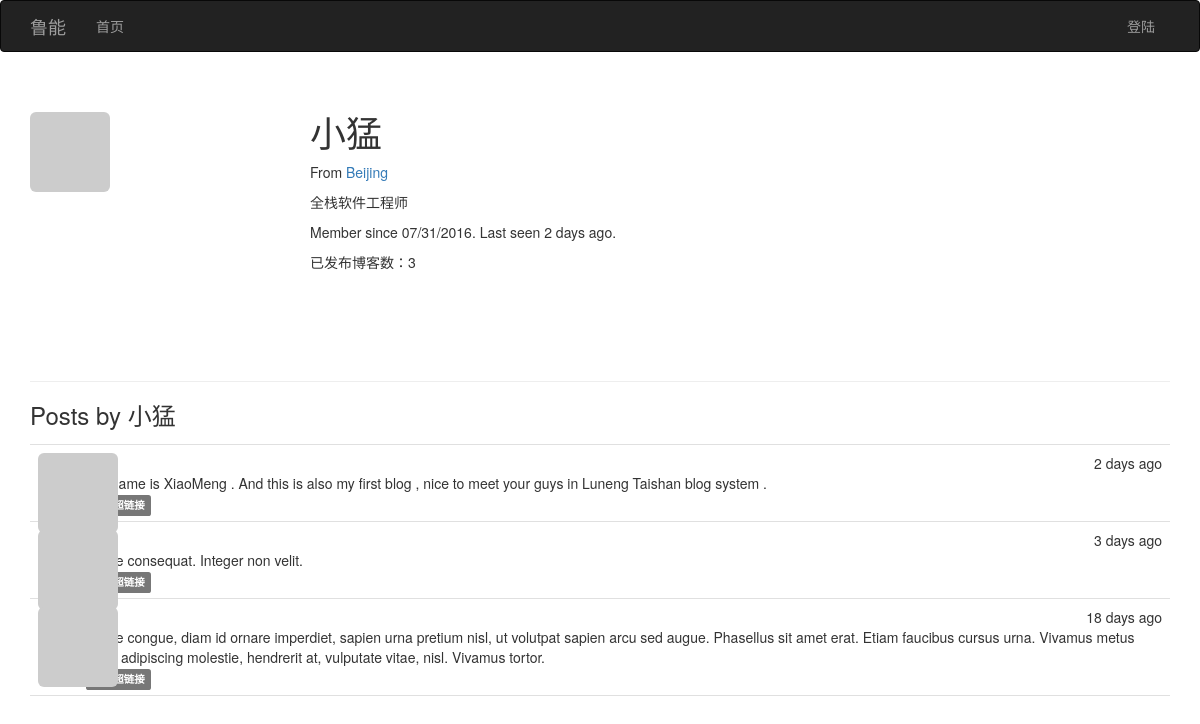
Before: /user/小猛 with the older database file.
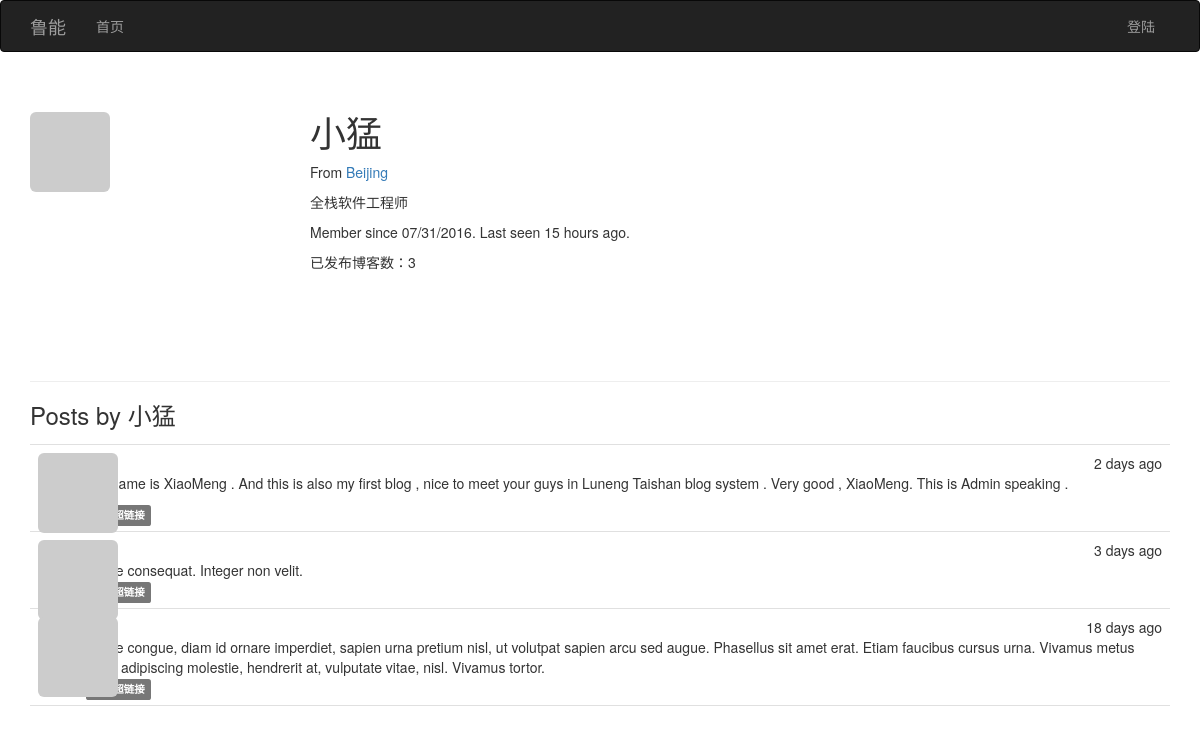
After: the same page with the newer database file.
### app/models.py (models this page shows, shortened)
class User(UserMixin,db.Model):
    __tablename__='users'
    id=db.Column(db.Integer,primary_key=True)
    email=db.Column(db.String(64),unique=True,index=True)
    username=db.Column(db.String(64),unique=True,index=True)
    password_hash=db.Column(db.String(128))
    role_id=db.Column(db.Integer,db.ForeignKey('roles.id'))
    name=db.Column(db.String(64))
    location=db.Column(db.String(64))
    about_me=db.Column(db.Text())
    member_since=db.Column(db.DateTime(),default=datetime.utcnow)
    last_seen=db.Column(db.DateTime(),default=datetime.utcnow)
    avatar_hash=db.Column(db.String(32))
    posts=db.relationship('Post',backref='author',lazy='dynamic')
    followed=db.relationship('Follow',foreign_keys=[Follow.follower_id],backref=db.backref('follwer',lazy='joined'),lazy='dynamic',cascade='all,delete-orphan')
    followers=db.relationship('Follow',foreign_keys=[Follow.followed_id],backref=db.backref('followed', lazy='joined'),lazy='dynamic',cascade='all, delete-orphan')
    @property
    def password(self):
        raise AttributeError('password is not a readable attribute')
    def gravatar(self,size=100,default='identicon',rating='g'):
        if request.is_secure:
            url = 'https://secure.gravatar.com/avatar'
        else:
            url = 'http://cn.gravatar.com/avatar'
        hash= self.avatar_hash or hashlib.md5(str(self.email).encode('utf-8')).hexdigest()
        return '{url}/{hash}?s={size}&d={default}&r={rating}'.format(url=url, hash=hash, size=size, default=default, rating=rating)

class Post(db.Model):
    __tablename__ = 'posts'
    id = db.Column(db.Integer, primary_key=True)
    body = db.Column(db.Text)
    timestamp = db.Column(db.DateTime, index=True, default=datetime.utcnow)
    author_id = db.Column(db.Integer, db.ForeignKey('users.id'))
    body_html=db.Column(db.Text)

### app/main/views.py (the view)
@main.route('/user/<username>')
def user(username):
    user=User.query.filter_by(username=username).first()
    if user is None:
        abort(404)
    posts=user.posts.order_by(Post.timestamp.desc()).all()
    return render_template('user.html',user=user,posts=posts)

### app/auth/views.py (called while the page is built)
@auth.before_app_request
def before_request():
    if current_user.is_authenticated:
        current_user.ping()

### app/main/__init__.py (called while the page is built)
@main.app_context_processor
def inject_permissions():
    return dict(Permission=Permission)

### app/models.py (called while the page is built)
    def is_administrator(self):
        return False

### app/templates/user.html (shortened to what this page needs)
{% extends "base.html" %}
{% block page_content %}
<div class="page-header">
    <img class="img-rounded profile-thumbnail" src="{{ user.gravatar(size=256) }}">
    <div class="profile-header">
        <h1>{{ user.username }}</h1>
        {% if user.name or user.location %}
        <p>
            {% if user.location %}
                From <a href="http://map.baidu.com/?q={{ user.location }}">{{ user.location }}</a>
            {% endif %}
        </p>
        {% endif %}
        {% if user.about_me %}<p>{{ user.about_me }}</p>{% endif %}
        <p>Member since {{ moment(user.member_since).format('L') }}. Last seen {{ moment(user.last_seen).fromNow() }}.</p>
        <p>已发布博客数：{{ user.posts.count() }}</p>
    </div>
</div>
<h3>Posts by {{ user.username }}</h3>
{% include '_posts.html' %}
{% endblock %}

### app/templates/base.html (shortened to what this page needs)
{% extends "bootstrap/base.html" %}
{% block head %}
{{ super() }}
<link rel="stylesheet" type="text/css" href="{{ url_for('static', filename='styles.css') }}">
{% endblock %}
{% block navbar %}
<div class="navbar navbar-inverse" role="navigation">
    <div class="container">
        <div class="navbar-header">
            <a class="navbar-brand" href="/">鲁能</a>
        </div>
        <div class="navbar-collapse collapse">
            <ul class="nav navbar-nav">
                <li><a href="/">首页</a></li>
            </ul>
            <ul class="nav navbar-nav navbar-right">
                {% if current_user.is_authenticated %}
                <li class="dropdown">
                    <a href="#" class="dropdown-toggle" data-toggle="dropdown">
                        <img src="{{ current_user.gravatar(size=18) }}">
                        账户 <b class="caret"></b>
                    </a>
                    <ul class="dropdown-menu">
                        <li><a href="{{ url_for('auth.change_password') }}">更改密码</a></li>
                        <li><a href="{{ url_for('auth.logout') }}">退出</a></li>
                    </ul>
                </li>
                {% else %}
                <li><a href="{{ url_for('auth.login') }}">登陆</a></li>
                {% endif %}
            </ul>
        </div>
    </div>
</div>
{% endblock %}
{% block content %}
<div class="container">
    {% block page_content %}{% endblock %}
</div>
{% endblock %}

### app/templates/_posts.html (shortened to what this page needs)
<ul class="posts">
    {% for post in posts %}
    <li class="post">
        <div class="post-thumbnail">
            <a href="{{ url_for('.user', username=post.author.username) }}">
                <img class="img-rounded profile-thumbnail" src="{{ post.author.gravatar(size=40) }}">
            </a>
        </div>
        <div class="post-content">
            <div class="post-date">{{ moment(post.timestamp).fromNow() }}</div>
            <div class="post-author"><a href="{{ url_for('.user', username=post.author.username) }}">{{ post.author.username }}</a></div>
            <div class="post-body">
                {% if post.body_html %}
                    {{ post.body_html | safe }}
                {% else %}
                    {{ post.body }}
                {% endif %}
            </div>
            <div class="post-footer">
                <a href="{{ url_for('.post', id=post.id) }}">
                    <span class="label label-default">微博超链接</span>
                </a>
            </div>
        </div>
    </li>
    {% endfor %}
</ul>

### app/static/styles.css (style rules this page uses)
.profile-thumbnail { position: absolute; }
.profile-header { min-height: 260px; margin-left: 280px; }
ul.posts { list-style-type: none; padding: 0px; margin: 16px 0px 0px 0px; border-top: 1px solid #e0e0e0; }
ul.posts li.post { padding: 8px; border-bottom: 1px solid #e0e0e0; }
div.post-date { float: right; }
div.post-author { font-weight: bold; }
div.post-thumbnail { position: absolute; }
div.post-content { margin-left: 48px; min-height: 48px; }

Changed rows visible on the page:
changed User "小猛": last_seen "2 days ago" → "15 hours ago"
changed Post: body_html (not shown) → "My Name is XiaoMeng . And this is also my first blog , nice to meet your guys in Luneng Taishan blog system . Very good , XiaoMeng. This is Admin speaking ."; body "My Name is XiaoMeng . And this is also my first blog , nice to meet your guys in Luneng Taishan blog system ." → (not shown)
